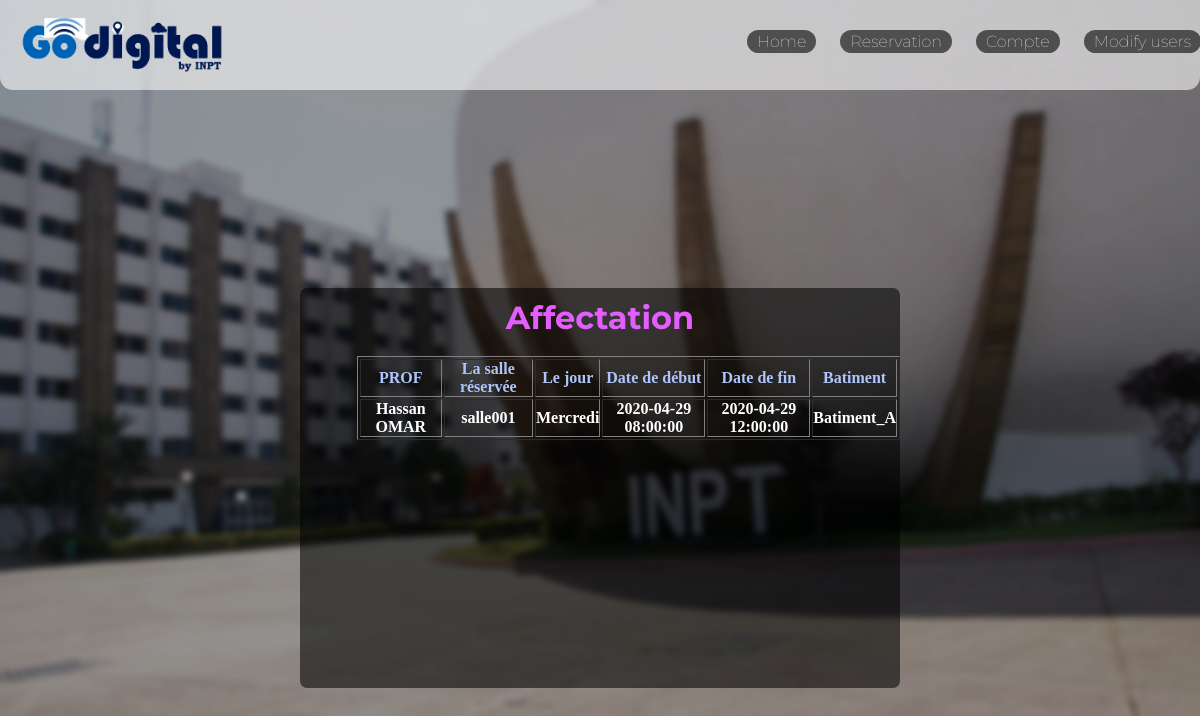
Screenshot of /affectation.php (signed in) with the database file from the repository.
### tables this page shows
CREATE TABLE `salle` (
  `id` int(11) NOT NULL,
  `nom` varchar(50) DEFAULT NULL,
  `idBatiment` int(11) DEFAULT NULL
);

CREATE TABLE `affectation` (
  `idProf` int(20) NOT NULL,
  `idSalle` int(20) NOT NULL,
  `date` datetime NOT NULL,
  `date_fin` datetime NOT NULL,
  `Marge` int(11) DEFAULT NULL
);

CREATE TABLE `batiment` (
  `id` int(20) NOT NULL,
  `nom` varchar(20) DEFAULT NULL
);

### affectation.php (the view, shortened to what this page needs)
<?php
        if(isset($_SESSION['email']) && $_SESSION['email']=="aljadd.mohammed@ine.inpt.ma")
        {
?>
<?php
    include 'includes/dbconn.php';
?>
<head>
    <link rel="stylesheet" href="css/affectation.css">
</head>
<img src="img/Go.png" alt="" height="70" width="260" id="go">
<div class="headacheAdmin">
<ul  >
            <a href="home.php">Home</a>
            <a href="reservation.php">Reservation</a>
            <a href="password.php">Compte</a>
            <a href="updateUser.php">Modify users</a>
        </ul>
</div>
<div class="box">
<h1>Affectation</h1>
<table border="1" class="affecTable">
<tr>
    <th style='color:rgb(174, 197, 251)'>PROF</th>
    <th style='color:rgb(174, 197, 251)'>La salle réservée</th>
    <th style='color:rgb(174, 197, 251)'>Le jour</th>
    <th style='color:rgb(174, 197, 251)'>Date de début</th>
    <th style='color:rgb(174, 197, 251)'>Date de fin</th>
    <th style='color:rgb(174, 197, 251)'>Batiment</th>
</tr>
<?php
    $sql = " SELECT   CONCAT(prof.nom ,' ', prof.prenom ) as a,
    salle.nom as b,
    date as c,
    date_fin as d,
    batiment.nom as e,
	case
      when DAYNAME(date) = 'Monday' then 'Lundi'
      when DAYNAME(date) = 'Tuesday' then 'Mardi'
      when DAYNAME(date) = 'Wednesday' then 'Mercredi'
      when DAYNAME(date) = 'Thursday' then 'Jeudi'
      when DAYNAME(date) = 'Friday' then 'Vendredi'
      when DAYNAME(date) = 'Saturday' then 'Samedi'
    end as myDay
    FROM prof,salle,affectation,batiment
    where prof.idProf=affectation.idProf and salle.id=affectation.idSalle
    and batiment.id=salle.idBatiment order by c;";
    $result = mysqli_query($conn,$sql);
    $out = mysqli_num_rows($result);
    if($out>0){
        while($row = mysqli_fetch_assoc($result)){
            if($row['a']=="Mohammed AL JADD"){
                echo "<tr>
                <th style='color:rgb(255, 104, 104)'>C'est vous</th>  <th style='color:rgb(255, 104, 104)'>".$row['b']."</th>
                <th style='color:rgb(255, 104, 104)'>".$row['myDay']."</th>
                <th style='color:rgb(255, 104, 104)'>".$row['c']."</th>  <th style='color:rgb(255, 104, 104)'>".$row['d']."</th>
                <th style='color:rgb(255, 104, 104)'>".$row['e']."</th>
                </tr>";
            }
            else{
            echo "<tr>
                <th>".$row['a']."</th>  <th>".$row['b']."</th>
                <th>".$row['myDay']."</th>
                <th>".$row['c']."</th>  <th>".$row['d']."</th>
                <th>".$row['e']."</th>
                </tr>";
            }
        }
    }
?>
</table>
</div>
<?php
        }
        elseif(!isset($_SESSION['email'])){
            include 'login.php';
        }
?>

### css/affectation.css (style rules this page uses)
* { margin: 0; padding: 0; box-sizing: border-box; }
table { color:white; position: absolute; top: 68px; left: 57px; font-family: Cambria, Cochin, Georgia, Times, 'Times New Roman', serif; }
.headacheAdmin { color: white; background-color: rgba(255, 255, 255, 0.582); margin-top: 0px; padding: 20px 4px; height: 90px; border: 0px solid; border-bottom-left-radius: 13px 13px; border-bottom-right-radius: 13px 13px; }
.headacheAdmin ul { position: absolute; top: 32px; left: -93px; }
.headacheAdmin a { text-decoration: none; color: #fff; font-family: Montserrat,sans-serif; font-weight: lighter; margin-right: 20px; padding: 2px 10px; border-radius: 48px; background-color: rgb(0,0,0,0.6); transition: 750ms; position: relative; left: 840px; }
.box { border-radius: 7px; position: absolute; top: 61%; left: 50%; transform: translate(-50%, -50%); color: white; background-color: rgba(0,0,0, 0.55); font-family: Montserrat,sans-serif; padding: 10px 10px 100px 10px; text-align: center; width: 50%; height: 50%; }
h1 { color: rgb(228, 94, 255); }
#go { position: absolute; top: 10px; left: -8px; }

### rows the page displays
salle: a "Hassan OMAR", nom "salle001", myDay "Mercredi", affectation.date "2020-04-29 08:00:00", affectation.date_fin "2020-04-29 12:00:00", idBatiment.nom "Batiment_A"
